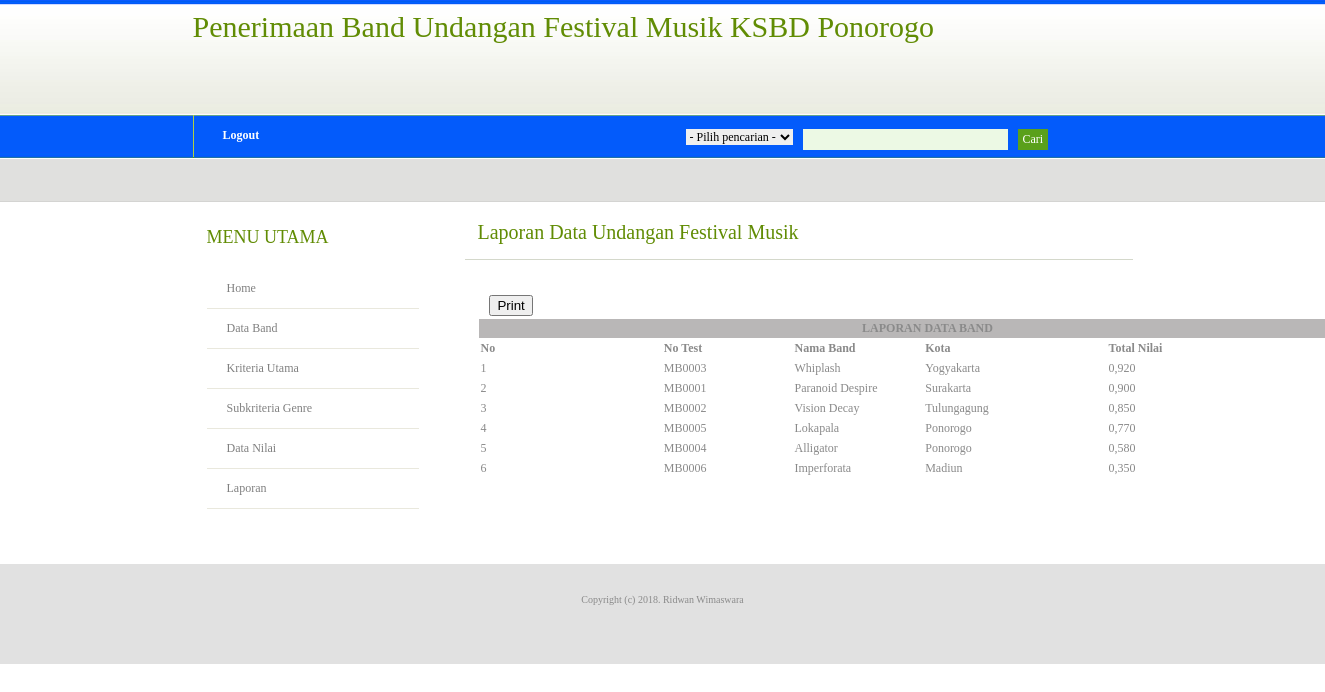
/home.php?mod=laporan&pg=laporan (signed in), run on the app's committed database.
### tables this page shows
CREATE TABLE IF NOT EXISTS `tb_band` (
  `no_test` char(6) NOT NULL,
  `nama` varchar(50) NOT NULL,
  `kota` varchar(20) NOT NULL,
  `penampilan` varchar(10) NOT NULL,
  `attitude` varchar(10) NOT NULL,
  `genre` varchar(20) NOT NULL,
  `album` varchar(50) NOT NULL,
  `total_nilai` varchar(50) NOT NULL,
  `keterangan` varchar(20) NOT NULL
);

### laporan/laporan.php (the view, shortened to what this page needs)
<?php
include ('config/koneksi.php');
?>
<div class="post">
	<h1 class="title">Laporan Data Undangan Festival Musik</h1>
    <p class="meta"><em></em></p>
	<div class="entry">
    <p>
<div align="center">
  <table width="900" border="0" cellpadding="2" cellspacing="1" bgcolor="#FFFFFF" class="table table-condensed table-striped table-hover">
   <tbody>
   <tr bgcolor="#FFFFFF">
   <td width="100" bgcolor="#FFFFFF">
    	<button style="margin-left:5%" onClick="print_d()">Print</button>
   </td>
   </tr>
    <tr>
      <td colspan="10" bgcolor="#b9b7b7" align="center"><b>LAPORAN DATA BAND</b></td>
    </tr>
    <tr bgcolor="#FFFFFF">
      <td width="10"><b>No</b></td>
	  <td width="70"><b>No Test</b></td>
      <td width="70"><b>Nama Band</b></td>
      <td width="100"><b>Kota</b></td>
      <td width="150"><b>Total Nilai</b></td>
    </tr>
    <?php
	$sql = "SELECT * FROM tb_band ORDER BY total_nilai desc";
	$result=mysql_query($sql) or die(mysql_error());
	while($rows=mysql_fetch_object($result)){
	$no++;
  ?>
    <tr bgcolor="#FFFFFF">
      <td><?php echo $no; ?></td>
      <td><?php echo $rows->no_test; ?></td>
      <td><?php echo $rows->nama;?></td>
      <td><?php echo $rows->kota;?></td>
       <td><?php echo number_format($rows->total_nilai,3,",",".");?></td>
    </tr>
    <?php
  }
  ?>
    </tbody>
  </table>
</div>
</p>
 </div>
</div>

### style.css (style rules this page uses)
body { margin: 0; padding: 0; background: #FFFFFF url(images/header.jpg) repeat-x left top; font-family: verdana; font-size: 12px; color: #8A8A8A; }
h1, h2, h3 { margin: 0; font-weight: normal; color: #618C04; }
h1 { font-size: 20px; }
p, ul, ol { margin-top: 0; line-height: 240%; text-align: justify; }
.post { margin-bottom: 45px; }
.post .title { height: 44px; padding-left: 15px; }
.post .meta { margin-top: -8px; margin-left: 2px; padding: 0px 30px 2px 15px; border-bottom: 1px solid #D4D8CB; font-family: verdana; font-weight: normal; font-size: 10px; color: #66665E; }
.post .entry { margin-bottom: 10px; padding: 10px 15px 10px 15px; }

### data on the page
tb_band: no_test "MB0003", nama "Whiplash", kota "Yogyakarta", total_nilai "0,920"
tb_band: no_test "MB0001", nama "Paranoid Despire", kota "Surakarta", total_nilai "0,900"
tb_band: no_test "MB0002", nama "Vision Decay", kota "Tulungagung", total_nilai "0,850"
tb_band: no_test "MB0005", nama "Lokapala", kota "Ponorogo", total_nilai "0,770"
tb_band: no_test "MB0004", nama "Alligator", kota "Ponorogo", total_nilai "0,580"
tb_band: no_test "MB0006", nama "Imperforata", kota "Madiun", total_nilai "0,350"
